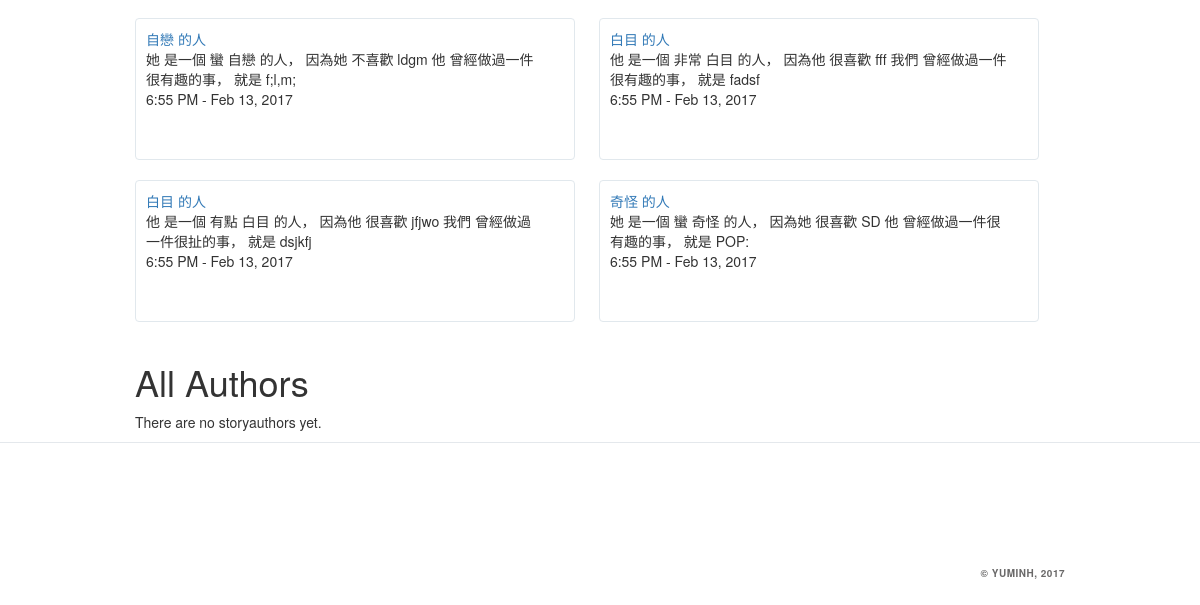
Before: /stories/ (lower part) with the older database file.
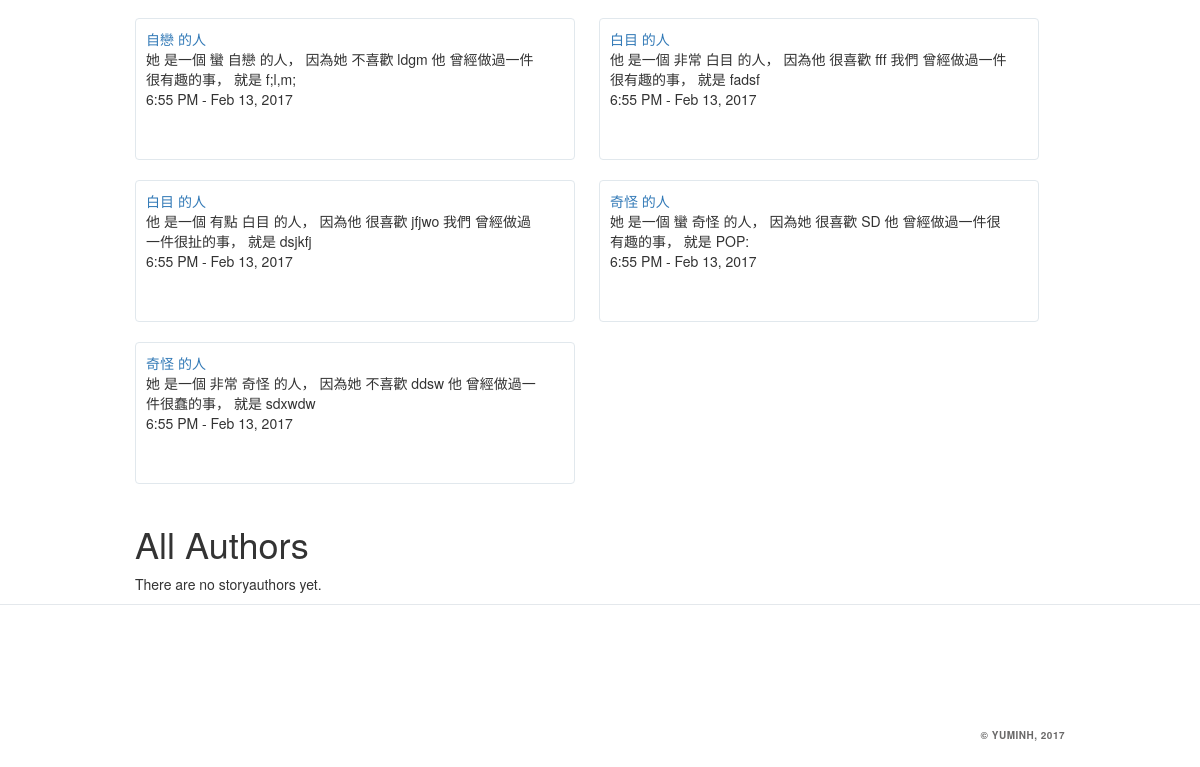
After: the same page with the newer database file.
### story/models.py (models this page shows, shortened)
class Story(models.Model):
    author = models.ForeignKey(StoryAuthor, related_name='storys',null=True)
    sb_thing = models.CharField(max_length=30,null=True)
    sb_story = models.CharField(max_length=30,null=True)
    sb_name = models.CharField(max_length=30,null=True)
    create_at = models.DateTimeField(auto_now_add=True,null=True)
    tags = models.ManyToManyField(Tag, blank=True, related_name='tags_story')
    SB_GENDER = (
        ('他','他'),
        ('她','她'),
    )
    sb_gender = models.CharField(max_length = 100,null=True,choices = SB_GENDER, )
    SB_ADV = (
        ('有點','有點'),
        ('非常','非常'),
        ('蠻','蠻'),
        ('超級','超級'),
        ('史上無敵','史上無敵'),
    )
    sb_adv = models.CharField(max_length = 100,null=True,choices = SB_ADV)
    SB_ADJ = (
        ('奇怪','奇怪'),
        ('白目','白目'),
        ('有病','有病'),
        ('自戀','自戀'),
        ('搞笑','搞笑'),
    )
    sb_adj = models.CharField(max_length = 100,null=True,choices = SB_ADJ)
    SB_ABOUT = (
        ('很喜歡','很喜歡'),
        ('不喜歡','不喜歡'),
        ('不吃','不吃'),
        ('討厭','討厭'),
        ('怕','怕'),
        ('常常','常常'),
    )
    sb_about = models.CharField(max_length = 100,null=True,choices = SB_ABOUT)
    WHO = (
        ('我們','我們'),
        ('他','他'),
        ('她','她'),
    )
    who = models.CharField(max_length = 100,null=True,choices = WHO)
    STH_ADJ = (
        ('扯','扯'),
        ('蠢','蠢'),
        ('有趣','有趣'),
        ('好笑','好笑'),
        ('丟臉','丟臉'),
        ('瘋狂','瘋狂'),
        ('誇張','誇張'),
        ('無聊','無聊'),
        ('幼稚','幼稚'),
        ('難忘','難忘'),
        ('開心','開心'),
    )
    sth_adj = models.CharField(max_length = 100,null=True,choices = STH_ADJ)
    ITJCTS = (
        ('哎','哎'),
        ('哈哈','哈哈'),
        ('呵呵','呵呵'),
        ('顆顆','顆顆'),
    )
    itjcts = models.CharField(max_length = 100,null=True,choices = ITJCTS)
    MARK = (
        ('~','~'),
        ('!','!'),
        ('XD','XD'),
        ('>///<','>///<'),
        ('^^','^^'),
        (':)',':)'),
        ('。','。'),
    )
    mark = models.CharField(max_length = 100,null=True,choices = MARK)
    created_date = models.DateTimeField(
            default=timezone.now)
    published_date = models.DateTimeField(
            blank=True, null=True)

### story/views.py (the view)
# urls.py: url(r'^stories/$', views.story_list, name='story_list'),
def story_list(request):
    storys = Story.objects.filter(published_date__lte=timezone.now()).order_by('published_date')
    return render(request, 'story/story_list.html', {'storys':storys})

### story/templates/story/story_list.html (shortened to what this page needs)
{% extends 'story/base.html' %}
{% load staticfiles %}
{% block body %}
<div class="container">
  {% for story in storys %}
    <div class="about_page__tweet">
      <a href="{% url 'story_detail' pk=story.pk %}">{{ story.sb_adj }} 的人</a>
      <p>
      {{ story.sb_gender }} 是一個 {{ story.sb_adv }} {{ story.sb_adj }} 的人，
      因為{{ story.sb_gender }} {{ story.sb_about }} {{ story.sb_thing }}
      {{ story.who }} 曾經做過一件很{{ story.sth_adj }}的事，
      就是 {{ story.sb_story }}
      <br>
      6:55 PM - Feb 13, 2017
      </p>
    </div>
  {% endfor %}
  <h1>All Authors</h1>
  {% if storyauthor_list %}
    {% for author in storyauthor_list %}
      <a href="{% url 'storys_by_author' author.pk %}">{{ author }}</a>
    {% endfor %}
  {% else %}
    <p>There are no storyauthors yet.</p>
  {% endif %}
</div>
{% endblock %}

Changed rows visible on the page:
added Story: sb_adj "奇怪", sb_gender "她", sb_adv "非常", sb_about "不喜歡", sb_thing "ddsw", who "他", sth_adj "蠢", sb_story "sdxwdw"
